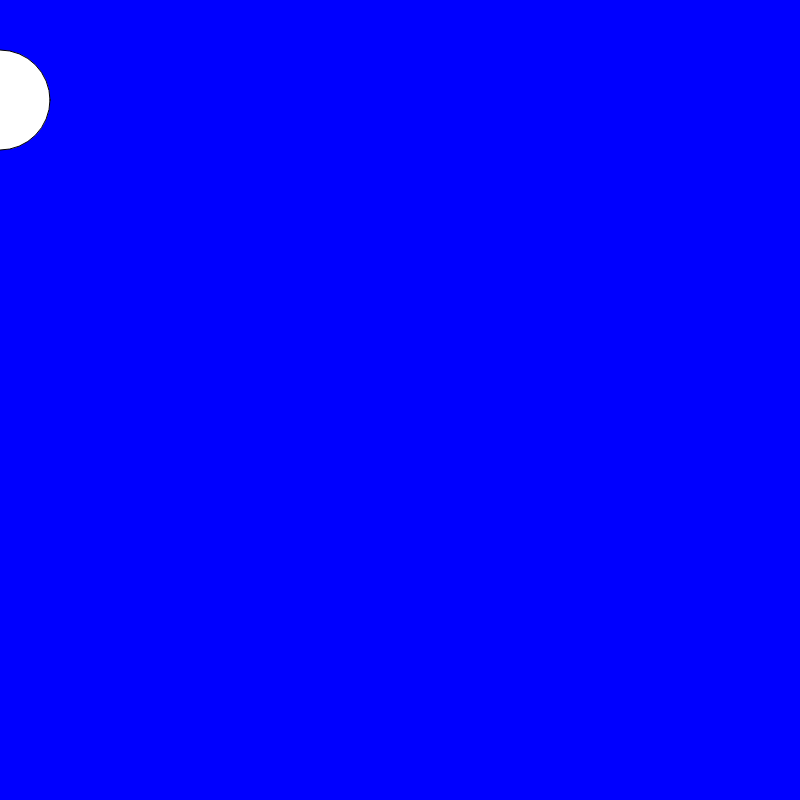
Frame 1 (no input)
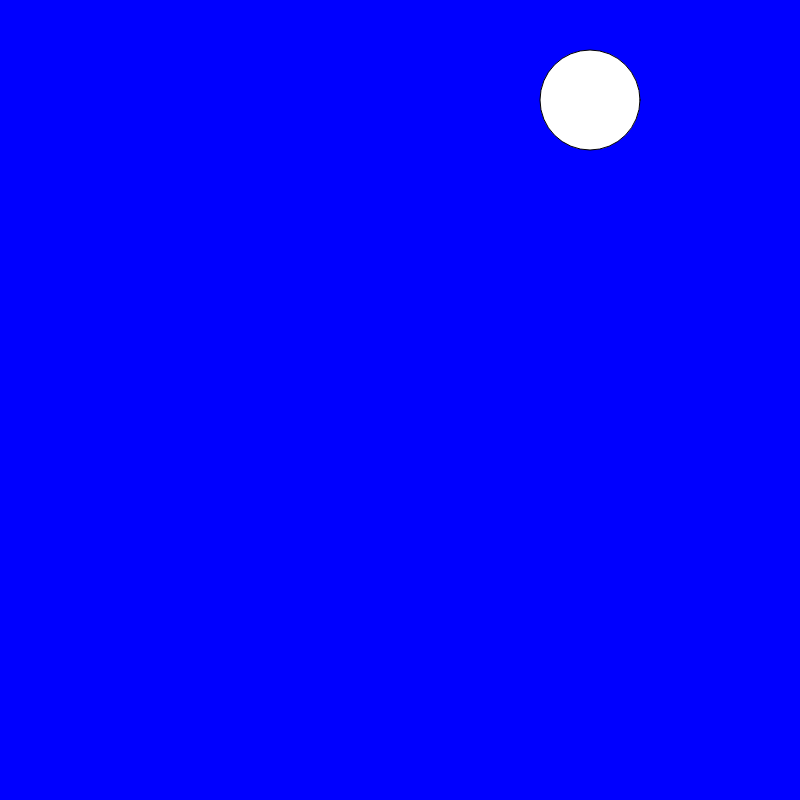
Frame 60 (no input)
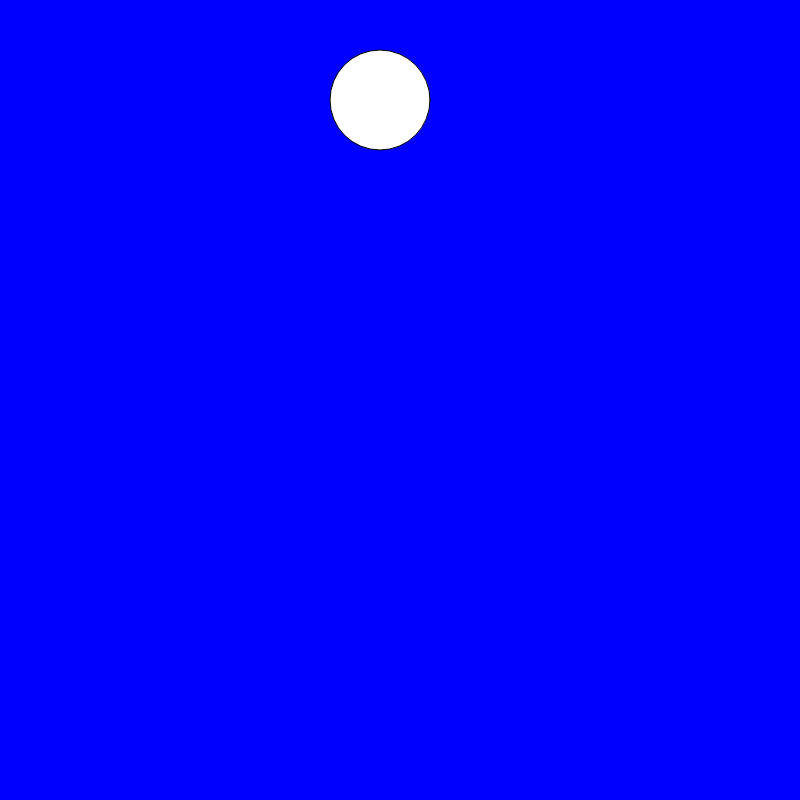
Frame 120 (the mouse pressed at the canvas centre since frame 60)

The p5.js sketch that drew these frames (run headless with seeded random() and noise() and a simulated clock; from frame 60 on, the mouse is pressed at the canvas centre):

// p5.js sketch
// ── sketch.js
var x = 0

function setup() {
  // put setup code here
  createCanvas (800, 800)
}

function draw() {
  // put drawing code here
  background ("blue")
  ellipse(x, 100, 100, 100) ;
  x = x + 10
  if (x> width)
  x = 0
}
